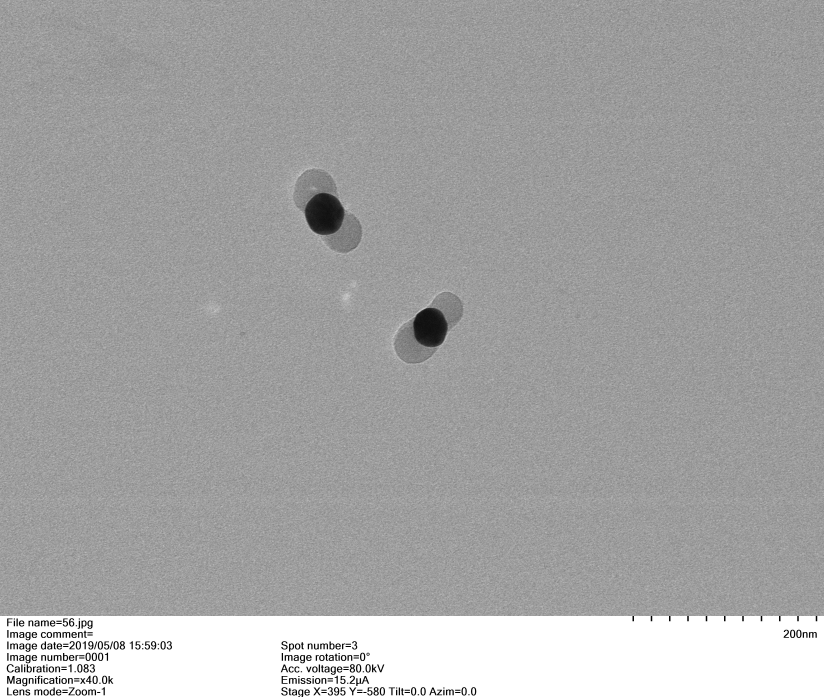
#> input picture day1 80.jpg, 3296 x 2788 px (shown at 1/4 size); its folder holds only this picture in this run
$ python patch_separation.py   (older library calls are emulated)
#> lines starting #> are read from the running program, lines starting #| are printed output that depends on the picture
import cv2
import numpy as np
import os
from matplotlib import pyplot as plt
from math import atan2

IMG_R = 3
NP_RADIUS = 20


def nothing(x):
    pass


def calc_mag():  # calculate the magnification
    sb_list = [100, 200, 500, 1000, 2000]
    img_scalebar = []
    img_scalebar.append(cv2.imread("./mag/100nm.png", 0))
    img_scalebar.append(cv2.imread("./mag/200nm.png", 0))
    img_scalebar.append(cv2.imread("./mag/500nm.png", 0))
    img_scalebar.append(cv2.imread("./mag/1um.png", 0))
    img_scalebar.append(cv2.imread("./mag/2um.png", 0))

    img_mag = img[2500:2600, 3100:3296]  # mag num image
    # cv2.imwrite('2um.png',img_mag)
    score_max = 0
    magi = 0
    for i, sb in enumerate(sb_list):
        res = cv2.matchTemplate(img_mag, img_scalebar[i], cv2.TM_CCOEFF)
        (_, score, _, _) = cv2.minMaxLoc(res)
        if score >= score_max:
            score_max = score
            magi = sb
    img_sb = img[2475:2485, 1600:3296]  # scale bar image
    ret, img_sb = cv2.threshold(img_sb, 50, 255, cv2.THRESH_BINARY_INV)
    _, sbcont, _ = cv2.findContours(img_sb, cv2.RETR_EXTERNAL, cv2.CHAIN_APPROX_SIMPLE)
    mag = float(magi) / (sbcont[0][0][0][0] - sbcont[10][0][0][0])
    return mag


def ExportData():
    file = open('result.txt', 'a')
    for i in range(len(patch_size)):
        file.write("%s\t%.1f\t%i\t%.1f\t%.1f\n" % (
        imgfile, patch_size[i], patch_aff[i], patch_ang[i][0] % 360, patch_ang[i][1] % 360))
    file.close()


def CalcAngle(p1, p2, p3):
    angle = atan2(-p3[1] + p1[1], p3[0] - p1[0]) - atan2(-p2[1] + p1[1], p2[0] - p1[0])
    return (angle)


# plt.hist(img_blur.ravel(),256,(0,255))
# plt.show()

def ExportInit():
    file = open('result.txt', 'w')
    file.write("Img\tArea\tAttachTo\tAngle1\tAngle2\n")
    file.close()


ExportInit()
if os.path.isdir('./results') is False:
    os.mkdir('./results')
for imgfile in os.listdir('.'):
    if imgfile.endswith('.jpg') or imgfile.endswith('.bmp'):

        cv2.namedWindow('dst')
        cv2.createTrackbar('Thresh_low', 'dst', 30, 60, nothing)
        cv2.createTrackbar('Thresh_high', 'dst', 20, 70, nothing)

        img0 = cv2.imread(imgfile)
#> img0 is the input picture: shape (2788, 3296, 3); min 0, max 255, mean 165.4
        img = cv2.cvtColor(img0, cv2.COLOR_BGR2GRAY)
        mag = calc_mag()
#> in calc_mag, `img_mag = img[2500:2600, 3100:3296]`:
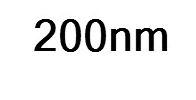
#> img_mag: shape (100, 196); min 0, max 255, mean 234.7
#> after the loop in calc_mag, `for i, sb in enumerate(sb_list):`: magi = 0
#> (the run stopped early here; a loop or call above may not have finished)
